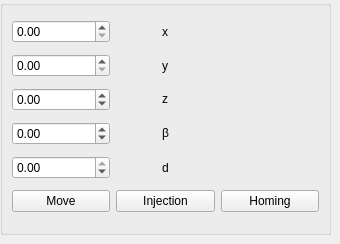
                        <widget class="QWidget" name="visualiserSettingsTab">
                            <attribute name="title">
                                <string>Visualiser Settings</string>
                            </attribute>
                            <widget class="QGroupBox" name="groupBox_4">
                                <property name="geometry">
                                    <rect>
                                        <x>0</x>
                                        <y>0</y>
                                        <width>331</width>
                                        <height>235</height>
                                    </rect>
                                </property>
                                <property name="title">
                                    <string/>
                                </property>
                                <layout class="QGridLayout" name="gridLayout_6">
                                    <item row="5" column="0">
                                        <widget class="QPushButton" name="q_start_2">
                                            <property name="text">
                                                <string>Move</string>
                                            </property>
                                        </widget>
                                    </item>
                                    <item row="1" column="0">
                                        <widget class="QDoubleSpinBox" name="q_y_2">
                                            <property name="maximum">
                                                <double>49.000000000000000</double>
                                            </property>
                                        </widget>
                                    </item>
                                    <item row="5" column="2">
                                        <widget class="QPushButton" name="q_homing_2">
                                            <property name="text">
                                                <string>Homing</string>
                                            </property>
                                        </widget>
                                    </item>
                                    <item row="3" column="0">
                                        <widget class="QDoubleSpinBox" name="q_beta_2">
                                            <property name="minimum">
                                                <double>-50.000000000000000</double>
                                            </property>
                                            <property name="maximum">
                                                <double>44.000000000000000</double>
                                            </property>
                                        </widget>
                                    </item>
                                    <item row="2" column="0">
                                        <widget class="QDoubleSpinBox" name="q_alpha_2">
                                            <property name="minimum">
                                                <double>-33.000000000000000</double>
                                            </property>
                                            <property name="maximum">
                                                <double>45.000000000000000</double>
                                            </property>
                                        </widget>
                                    </item>
                                    <item row="0" column="0">
                                        <widget class="QDoubleSpinBox" name="q_x_2">
                                            <property name="suffix">
                                                <string/>
                                            </property>
                                            <property name="maximum">
                                                <double>49.000000000000000</double>
                                            </property>
                                        </widget>
                                    </item>
                                    <item row="4" column="0">
                                        <widget class="QDoubleSpinBox" name="q_d_2">
                                            <property name="minimum">
                                                <double>-45.000000000000000</double>
                                            </property>
                                            <property name="maximum">
                                                <double>0.000000000000000</double>
                                            </property>
                                        </widget>
                                    </item>
                                    <item row="5" column="1">
                                        <widget class="QPushButton"
                                                name="q_injection_2">
                                            <property name="text">
                                                <string>Injection</string>
                                            </property>
                                        </widget>
                                    </item>
                                    <item row="0" column="1"
                                          alignment="Qt::AlignHCenter">
                                        <widget class="QLabel" name="label_21">
                                            <property name="text">
                                                <string>x</string>
                                            </property>
                                        </widget>
                                    </item>
                                    <item row="1" column="1"
                                          alignment="Qt::AlignHCenter">
                                        <widget class="QLabel" name="label_22">
                                            <property name="text">
                                                <string>y</string>
                                            </property>
                                        </widget>
                                    </item>
                                    <item row="2" column="1"
                                          alignment="Qt::AlignHCenter">
                                        <widget class="QLabel" name="label_26">
                                            <property name="text">
                                                <string>&lt;html&gt;&lt;head/&gt;&lt;body&gt;&lt;p&gt;z&lt;/p&gt;&lt;/body&gt;&lt;/html&gt;</string>
                                            </property>
                                        </widget>
                                    </item>
                                    <item row="3" column="1"
                                          alignment="Qt::AlignHCenter">
                                        <widget class="QLabel" name="label_27">
                                            <property name="text">
                                                <string>&lt;html&gt;&lt;head/&gt;&lt;body&gt;&lt;p&gt;β&lt;/p&gt;&lt;/body&gt;&lt;/html&gt;</string>
                                            </property>
                                        </widget>
                                    </item>
                                    <item row="4" column="1"
                                          alignment="Qt::AlignHCenter">
                                        <widget class="QLabel" name="label_28">
                                            <property name="text">
                                                <string>d</string>
                                            </property>
                                        </widget>
                                    </item>
                                </layout>
                            </widget>
                        </widget>
